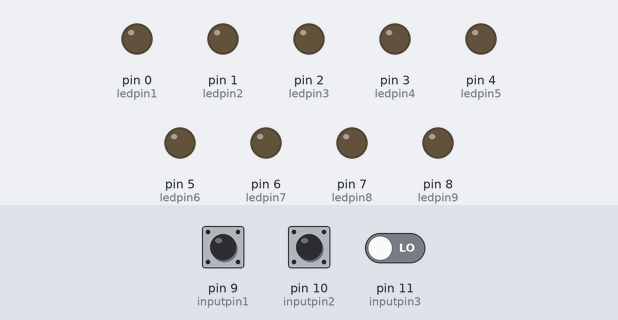
Bench run of a sketch on a simulated Arduino Uno, built with avr-gcc and run on an emulated ATmega328P. Parts: output pins drawn as LEDs (lit = HIGH). The inputs (shaded band) are chosen by the test bench; at power-on: pin 10 (inputpin2) LOW, pin 11 (inputpin3) LOW, pin 9 (inputpin1) HIGH.

Above: at 1.2 s.
1.3 s: pin 10 (inputpin2) driven HIGH
At 2.5 s:
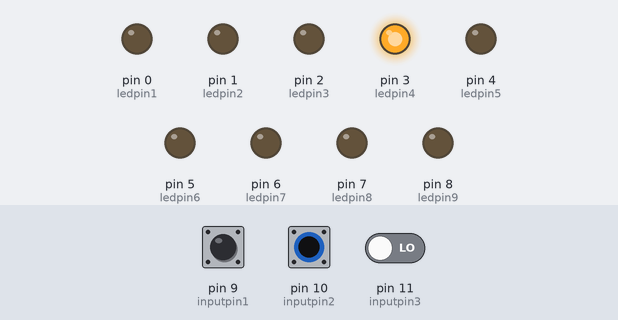
2.8 s: pin 11 (inputpin3) driven HIGH
At 3.7 s:
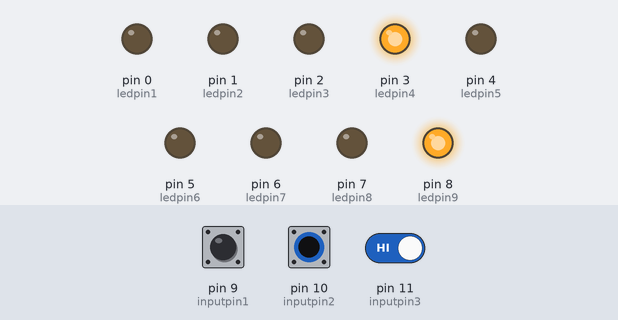
4.3 s: pin 9 (inputpin1) pulsed LOW 5 times (0.12 s each, 0.3 s apart)
At 6.6 s:
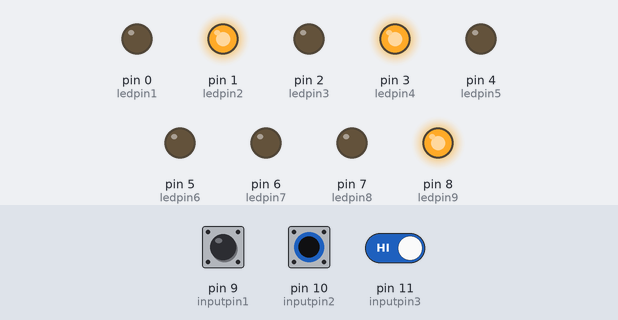
7.3 s: pin 10 (inputpin2) pulsed LOW 2 times (0.12 s each, 0.3 s apart)
At 8.2 s:
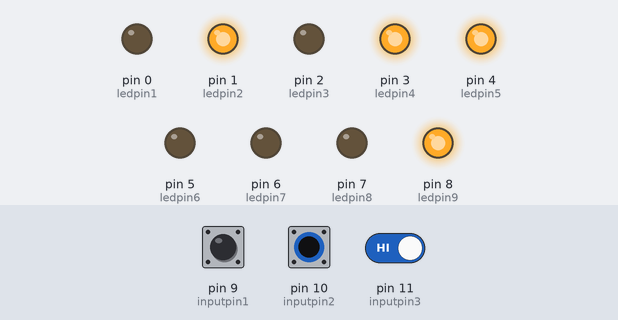
Timing chart, 0 to 10.3 s (numbered marks = the images above; inputs shaded):
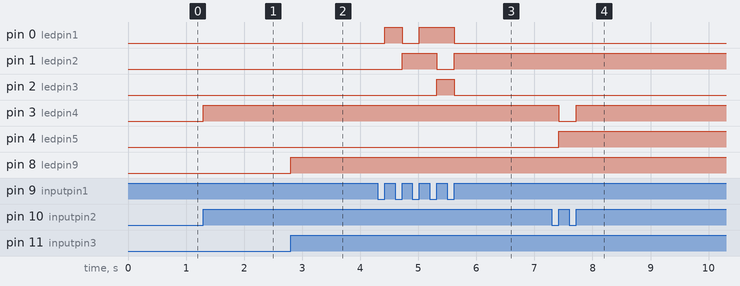

The sketch:

Ejercicio.ino
```cpp
const int ledpin1=0;
const int ledpin2=1;
const int ledpin3=2;
const int ledpin4=3;
const int ledpin5=4;
const int ledpin6=5;
const int ledpin7=6;
const int ledpin8=7;
const int ledpin9=8;
const int inputpin1=9;
const int inputpin2=10;
const int inputpin3=11;
const int debounceDelay=5; //tiempo para eliminar el rebote
int cont1 =0;
int cont2 =0;
void setup() {
 pinMode(ledpin1,OUTPUT);
 pinMode(ledpin2,OUTPUT);
 pinMode(ledpin3,OUTPUT);
 pinMode(ledpin4,OUTPUT);
 pinMode(ledpin5,OUTPUT);
 pinMode(ledpin6,OUTPUT);
 pinMode(ledpin7,OUTPUT);
 pinMode(ledpin8,OUTPUT);
 pinMode(ledpin9,OUTPUT);
 pinMode(inputpin1,INPUT);
 pinMode(inputpin2,INPUT);
 pinMode(inputpin3,INPUT);

}
void loop() {

  if (!digitalRead(inputpin1)){ //pregunta si el pin esta en 0
   delay(debounceDelay);
   while(!digitalRead(inputpin1)){
      }
    cont1++;
    numeros(cont1,ledpin1,ledpin2,ledpin3);
    if(cont1==7){
      cont1=0;
      }
    }

    if (!digitalRead(inputpin2)){ //pregunta si el pin esta en 0
    delay(debounceDelay);
    cont2++;

    while(!digitalRead(inputpin2)){
    }
    numeros(cont2,ledpin4,ledpin5,ledpin6);
    if(cont2==7){
      cont2=0;
      }
    }
     if (!digitalRead(inputpin3)){ //pregunta si el pin esta en 0
    delay(debounceDelay);
    while(!digitalRead(inputpin3)){
    }
    if(cont1==cont2){
       digitalWrite(ledpin7,LOW);
       digitalWrite(ledpin8,HIGH);
       digitalWrite(ledpin9,LOW);
      } else if(cont1>cont2){
       digitalWrite(ledpin7,HIGH);
       digitalWrite(ledpin8,LOW);
       digitalWrite(ledpin9,LOW);
      }else{
       digitalWrite(ledpin7,LOW);
       digitalWrite(ledpin8,LOW);
       digitalWrite(ledpin9,HIGH);
        }
    }
}

void numeros(int cont, int led1,int led2,int led3){
     if(cont==1){
        digitalWrite(led1,HIGH);
        digitalWrite(led2,LOW);
        digitalWrite(led3,LOW);
        }
         if(cont==2){
        digitalWrite(led1,LOW);
        digitalWrite(led2,HIGH);
        digitalWrite(led3,LOW);
        }
        if(cont==3){
        digitalWrite(led1,HIGH);
        digitalWrite(led2,HIGH);
        digitalWrite(led3,LOW);
        }
        if(cont==4){
        digitalWrite(led1,HIGH);
        digitalWrite(led2,LOW);
        digitalWrite(led3,HIGH);
        }
        if(cont==5){
        digitalWrite(led1,LOW);
        digitalWrite(led2,HIGH);
        digitalWrite(led3,LOW);
        }
        if(cont==6){
        digitalWrite(led1,HIGH);
        digitalWrite(led2,HIGH);
        digitalWrite(led3,LOW);
        }
        if(cont==7){
        digitalWrite(led1,HIGH);
        digitalWrite(led2,HIGH);
        digitalWrite(led3,HIGH);
        }
  }
```

Measured:
- after the input at 1.3 s, pin 3 (ledpin4): LOW → HIGH at once
- after the input at 2.8 s, pin 8 (ledpin9): LOW → HIGH at once
- after the input at 4.3 s, pin 0 (ledpin1): LOW → HIGH after 0.12 s, → LOW 0.30 s later, → HIGH 0.30 s later, → LOW 0.60 s later; pin 1 (ledpin2): LOW → HIGH after 0.42 s, → LOW 0.60 s later, → HIGH 0.30 s later; pin 2 (ledpin3): LOW → HIGH after 1.0 s, → LOW 0.30 s later
- after the input at 7.3 s, pin 3 (ledpin4): HIGH → LOW after 0.12 s, → HIGH 0.30 s later; pin 4 (ledpin5): LOW → HIGH after 0.12 s
